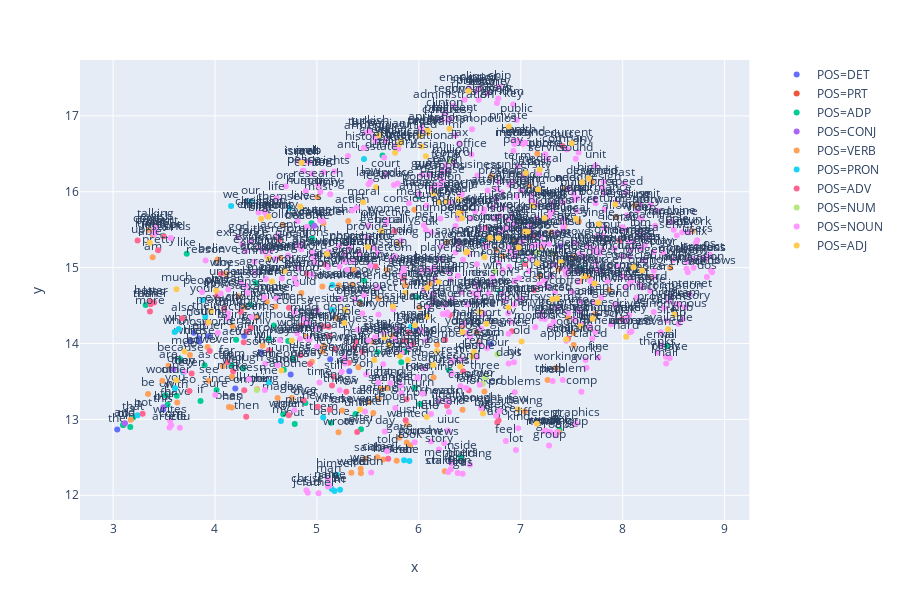

The notebook cell saved with this chart:
### Code cell
view_2D(umap_lsa)

### Figure 1 — Plotly figure (JSON) as saved in the notebook; plotly's stock layout.template omitted (floating-point values rounded to 4 significant figures; data arrays with more than 128 entries replaced by an {"elided": "..."} marker saying what was removed)
{"data": [{"hoverlabel": {"namelength": 0}, "hovertemplate": "POS=DET<br>x=%{x}<br>y=%{y}<br>Word=%{text}", "legendgroup": "POS=DET", "marker": {"color": "#636efa", "symbol": "circle"}, "mode": "markers+text", "name": "POS=DET", "showlegend": true, "text": ["the", "this", "an", "all", "no", "any", "some", "which", "these", "those", "both", "another", "each", "every", "either", "whatever"], "textposition": "top center", "type": "scatter", "x": [3.041, 3.492, 4.286, 4.199, 3.842, 5.318, 4.452, 3.758, 3.846, 3.791, 5.971, 4.743, 6.707, 5.13, 3.936, 5.388], "xaxis": "x", "y": [12.87, 13.13, 14.1, 13.41, 14.07, 13.64, 13.88, 14.03, 14.02, 14.14, 14.2, 13.59, 14.0, 13.79, 14.09, 14.94], "yaxis": "y"}, {"hoverlabel": {"namelength": 0}, "hovertemplate": "POS=PRT<br>x=%{x}<br>y=%{y}<br>Word=%{text}", "legendgroup": "POS=PRT", "marker": {"color": "#EF553B", "symbol": "circle"}, "mode": "markers+text", "name": "POS=PRT", "showlegend": true, "text": ["to"], "textposition": "top center", "type": "scatter", "x": [3.1], "xaxis": "x", "y": [12.93], "yaxis": "y"}, {"hoverlabel": {"namelength": 0}, "hovertemplate": "POS=ADP<br>x=%{x}<br>y=%{y}<br>Word=%{text}", "legendgroup": "POS=ADP", "marker": {"color": "#00cc96", "symbol": "circle"}, "mode": "markers+text", "name": "POS=ADP", "showlegend": true, "text": ["of", "in", "that", "for", "on", "with", "as", "if", "from", "by", "at", "about", "out", "like", "than", "because", "into", "over", "after", "off", "since", "before", "while", "without", "through", "under", "between", "around", "against", "though", "above", "whether", "during", "until", "although", "unless", "per", "within", "except", "among", "via", "upon", "near", "behind", "along", "outside", "below", "inside"], "textposition": "top center", "type": "scatter", "x": [3.097, 3.169, 3.196, 3.535, 3.514, 3.624, 3.898, 3.858, 4.161, 4.207, 4.719, 4.676, 4.782, 3.723, 3.319, 3.66, 4.346, 4.887, 5.433, 6.012, 4.016, 5.139, 4.669, 4.577, 4.53, 6.796, 5.42, 5.827, 4.948, 4.278, 5.464, 4.401, 5.644, 5.379, 5.595, 4.763, 7.38, 5.984, 3.489, 5.996, 8.433, 4.956, 7.028, 5.962, 5.864, 6.295, 7.596, 6.412], "xaxis": "x", "y": [12.93, 12.9, 13.03, 13.19, 13.32, 13.31, 13.71, 13.24, 13.72, 14.05, 14.03, 13.65, 12.94, 15.18, 14.51, 13.79, 14.51, 13.22, 12.87, 13.2, 13.39, 12.96, 13.07, 14.24, 14.07, 14.68, 14.55, 13.75, 15.58, 13.67, 14.83, 14.8, 16.48, 13.07, 13.89, 13.8, 12.86, 14.61, 15.42, 15.94, 13.97, 15.38, 15.06, 13.42, 13.9, 13.65, 14.99, 12.5], "yaxis": "y"}, {"hoverlabel": {"namelength": 0}, "hovertemplate": "POS=CONJ<br>x=%{x}<br>y=%{y}<br>Word=%{text}", "legendgroup": "POS=CONJ", "marker": {"color": "#ab63fa", "symbol": "circle"}, "mode": "markers+text", "name": "POS=CONJ", "showlegend": true, "text": ["and", "or", "but", "plus", "nor"], "textposition": "top center", "type": "scatter", "x": [3.117, 3.592, 3.494, 7.39, 4.974], "xaxis": "x", "y": [12.95, 13.66, 13.16, 15.29, 15.55], "yaxis": "y"}, {"hoverlabel": {"namelength": 0}, "hovertemplate": "POS=VERB<br>x=%{x}<br>y=%{y}<br>Word=%{text}", "legendgroup": "POS=VERB", "marker": {"color": "#FFA15A", "symbol": "circle"}, "mode": "markers+text", "name": "POS=VERB", "showlegend": true, "text": ["is", "be", "are", "have", "was", "can", "will", "would", "do", "has", "were", "know", "get", "had", "been", "does", "should", "could", "am", "may", "see", "make", "say", "used", "being", "said", "did", "go", "going", "believe", "using", "find", "take", "must", "might", "made", "got", "let", "come", "give", "seems", "run", "says", "ca", "called", "based", "done", "having", "keep", "following", "doing", "looking", "seen", "trying", "wrote", "given", "getting", "makes", "remember", "running", "came", "saying", "went", "buy", "including", "comes", "working", "posting", "started", "known", "tried", "consider", "making", "took", "talking", "killed", "asked", "goes", "taken", "posted", "wanted", "written", "happened", "interesting", "gets", "assume", "add", "includes", "lost", "coming", "considered", "happen", "allow", "taking", "mentioned", "expect", "thinking", "needed", "according", "involved", "appreciated", "included", "leave", "save", "follow", "deleted", "created", "shall", "asking", "required", "wants", "looked", "takes", "appears", "gave", "designed"], "textposition": "top center", "type": "scatter", "x": [3.173, 3.343, 3.543, 3.63, 5.429, 4.077, 4.467, 3.484, 3.754, 4.165, 5.338, 4.413, 4.95, 5.651, 4.137, 4.109, 4.288, 4.847, 3.388, 3.927, 3.939, 4.168, 4.23, 7.184, 4.173, 5.473, 5.432, 5.409, 5.687, 4.025, 8.12, 6.431, 5.249, 5.007, 5.364, 4.615, 5.881, 5.056, 3.352, 4.754, 4.404, 8.685, 6.281, 6.71, 6.007, 5.421, 5.197, 7.039, 5.067, 7.869, 4.894, 7.517, 5.635, 3.39, 5.212, 4.592, 5.608, 4.509, 6.179, 8.466, 5.593, 4.638, 5.783, 7.571, 7.584, 7.73, 7.346, 5.797, 6.255, 5.054, 7.263, 5.063, 7.374, 5.914, 3.42, 6.417, 5.346, 5.543, 5.553, 7.465, 5.885, 7.52, 6.429, 5.683, 6.59, 5.215, 7.442, 7.671, 7.681, 6.145, 5.956, 6.567, 7.937, 5.511, 7.299, 5.604, 6.937, 7.085, 6.759, 6.107, 7.519, 7.334, 6.822, 7.428, 4.668, 5.868, 6.66, 5.308, 7.369, 7.162, 7.203, 6.643, 5.741, 8.281, 5.809, 7.697], "xaxis": "x", "y": [12.99, 13.33, 13.71, 13.22, 12.35, 13.7, 13.97, 13.51, 13.85, 13.16, 12.3, 13.4, 13.76, 12.47, 13.16, 14.92, 14.48, 14.67, 15.14, 13.95, 13.51, 13.57, 14.62, 14.88, 14.23, 12.48, 12.29, 13.69, 13.41, 15.11, 15.82, 14.23, 13.12, 15.93, 14.97, 13.28, 12.7, 13.89, 15.5, 13.28, 14.34, 15.48, 15.34, 16.2, 14.48, 14.53, 14.33, 13.1, 13.97, 14.7, 14.09, 14.14, 13.4, 15.43, 12.83, 14.49, 13.27, 14.55, 13.99, 15.0, 12.5, 15.13, 12.46, 15.61, 14.82, 14.39, 13.68, 15.32, 12.32, 14.75, 13.52, 15.59, 12.83, 12.66, 15.56, 15.74, 14.77, 14.02, 13.09, 14.34, 12.93, 15.14, 13.13, 14.97, 14.01, 14.77, 16.04, 14.87, 14.21, 13.55, 15.76, 14.15, 15.67, 13.23, 15.47, 14.59, 15.36, 16.08, 15.24, 14.78, 13.98, 15.18, 15.16, 15.55, 15.56, 14.77, 15.37, 15.61, 14.98, 16.5, 15.28, 13.37, 14.1, 14.87, 12.76, 16.14], "yaxis": "y"}, {"hoverlabel": {"namelength": 0}, "hovertemplate": "POS=PRON<br>x=%{x}<br>y=%{y}<br>Word=%{text}", "legendgroup": "POS=PRON", "marker": {"color": "#19d3f3", "symbol": "circle"}, "mode": "markers+text", "name": "POS=PRON", "showlegend": true, "text": ["it", "you", "they", "what", "my", "we", "he", "your", "me", "who", "their", "them", "his", "us", "our", "its", "him", "she", "her", "themselves", "itself", "myself", "himself", "yourself"], "textposition": "top center", "type": "scatter", "x": [3.24, 3.608, 3.689, 3.644, 4.647, 4.158, 5.227, 3.877, 4.529, 3.604, 3.904, 5.061, 5.145, 5.462, 4.35, 5.151, 5.172, 5.907, 5.855, 4.731, 5.151, 5.923, 5.196, 6.631], "xaxis": "x", "y": [13.06, 13.41, 13.62, 14.19, 12.98, 15.81, 12.07, 14.57, 13.49, 14.15, 14.35, 13.03, 12.08, 16.43, 15.87, 14.45, 12.05, 12.45, 12.46, 15.79, 14.77, 14.22, 12.27, 15.36], "yaxis": "y"}, {"hoverlabel": {"namelength": 0}, "hovertemplate": "POS=ADV<br>x=%{x}<br>y=%{y}<br>Word=%{text}", "legendgroup": "POS=ADV", "marker": {"color": "#FF6692", "symbol": "circle"}, "mode": "markers+text", "name": "POS=ADV", "showlegend": true, "text": ["not", "there", "so", "more", "when", "just", "up", "only", "how", "also", "then", "well", "very", "even", "now", "why", "first", "here", "where", "too", "really", "back", "still", "better", "never", "down", "long", "however", "probably", "again", "enough", "far", "actually", "rather", "else", "less", "maybe", "always", "quite", "yet", "away", "ever", "already", "once", "ago", "perhaps", "pretty", "often", "simply", "almost", "later", "instead", "certainly", "anyway", "usually", "exactly", "thus", "especially", "therefore", "early", "recently", "sometimes", "soon", "further", "together", "close", "currently", "otherwise", "clearly", "completely", "easily", "indeed", "finally"], "textposition": "top center", "type": "scatter", "x": [3.29, 4.531, 3.75, 3.362, 5.125, 5.87, 3.241, 4.287, 4.021, 3.678, 4.306, 4.178, 5.064, 3.771, 5.289, 4.058, 6.434, 5.385, 6.782, 4.352, 5.367, 5.699, 5.163, 3.368, 5.009, 5.88, 5.148, 3.949, 5.119, 4.724, 5.116, 4.122, 4.282, 3.367, 4.839, 3.403, 3.496, 4.932, 4.841, 5.313, 5.395, 5.899, 5.941, 4.872, 6.77, 4.901, 3.442, 4.726, 4.253, 5.445, 6.489, 5.85, 4.309, 5.18, 5.763, 4.089, 7.408, 5.858, 4.629, 7.041, 7.463, 7.968, 6.657, 5.575, 6.914, 6.259, 7.992, 7.109, 5.416, 6.305, 7.134, 5.079, 6.276], "xaxis": "x", "y": [13.08, 13.91, 13.37, 14.42, 13.13, 12.99, 15.36, 13.38, 14.63, 14.33, 13.03, 13.64, 14.23, 13.61, 13.37, 14.92, 13.63, 14.02, 12.99, 14.2, 13.95, 12.48, 13.56, 14.55, 13.17, 13.26, 13.45, 13.9, 14.1, 13.05, 14.22, 13.76, 14.02, 14.52, 13.84, 14.54, 15.41, 13.73, 14.24, 13.75, 12.84, 14.15, 13.99, 13.25, 12.96, 14.92, 15.23, 14.47, 14.42, 13.89, 13.39, 14.85, 14.16, 13.93, 15.48, 14.46, 16.6, 14.04, 15.37, 15.05, 14.06, 15.36, 15.53, 15.02, 14.16, 14.05, 14.32, 15.42, 15.2, 14.37, 14.71, 15.04, 13.18], "yaxis": "y"}, {"hoverlabel": {"namelength": 0}, "hovertemplate": "POS=NUM<br>x=%{x}<br>y=%{y}<br>Word=%{text}", "legendgroup": "POS=NUM", "marker": {"color": "#B6E880", "symbol": "circle"}, "mode": "markers+text", "name": "POS=NUM", "showlegend": true, "text": ["one", "two", "three", "34u", "1d9", "0t", "four", "3t", "2di", "million"], "textposition": "top center", "type": "scatter", "x": [4.41, 6.626, 6.652, 6.97, 7.164, 7.301, 6.771, 6.751, 6.962, 6.306], "xaxis": "x", "y": [13.39, 13.47, 13.56, 15.62, 15.2, 15.2, 13.86, 14.96, 15.21, 16.4], "yaxis": "y"}, {"hoverlabel": {"namelength": 0}, "hovertemplate": "POS=NOUN<br>x=%{x}<br>y=%{y}<br>Word=%{text}", "legendgroup": "POS=NOUN", "marker": {"color": "#FF97FF", "symbol": "circle"}, "mode": "markers+text", "name": "POS=NOUN", "showlegend": true, "text": {"elided": "537 str values"}, "textposition": "top center", "type": "scatter", "x": {"elided": "537 float values"}, "xaxis": "x", "y": {"elided": "537 float values"}, "yaxis": "y"}, {"hoverlabel": {"namelength": 0}, "hovertemplate": "POS=ADJ<br>x=%{x}<br>y=%{y}<br>Word=%{text}", "legendgroup": "POS=ADJ", "marker": {"color": "#FECB52", "symbol": "circle"}, "mode": "markers+text", "name": "POS=ADJ", "showlegend": true, "text": ["other", "good", "new", "much", "many", "most", "such", "same", "last", "own", "available", "few", "little", "true", "best", "least", "different", "second", "great", "possible", "high", "hard", "real", "old", "wrong", "able", "next", "free", "several", "bad", "general", "big", "current", "american", "local", "large", "small", "whole", "national", "bible", "full", "open", "interested", "important", "live", "armenian", "original", "low", "israeli", "similar", "single", "certain", "likely", "nice", "white", "clear", "third", "major", "common", "short", "particular", "private", "black", "military", "easy", "strong", "dead", "due", "anonymous", "special", "religious", "legal", "personal", "united", "specific", "previous", "necessary", "total", "young", "moral", "federal", "various", "main", "political", "related", "red", "medical", "willing", "serial", "average", "serious", "higher", "complete", "basic", "final", "russian", "normal", "international", "commercial", "individual", "scientific"], "textposition": "top center", "type": "scatter", "x": [3.621, 5.812, 7.044, 3.622, 3.961, 3.702, 3.936, 4.652, 6.526, 4.012, 8.446, 6.973, 6.077, 4.523, 7.356, 5.28, 7.157, 6.406, 5.892, 5.747, 7.666, 8.035, 4.754, 7.008, 4.681, 3.36, 6.142, 6.082, 5.423, 6.178, 5.631, 6.629, 7.5, 5.806, 7.542, 6.086, 5.962, 5.27, 6.301, 4.453, 7.584, 8.191, 7.621, 5.564, 4.837, 5.608, 7.759, 7.602, 4.851, 7.447, 7.766, 5.871, 6.196, 5.706, 6.088, 4.559, 6.644, 6.475, 7.17, 6.663, 6.878, 6.883, 6.193, 5.766, 7.066, 6.487, 6.425, 6.597, 8.507, 8.107, 4.524, 5.582, 5.099, 6.01, 7.234, 6.782, 6.147, 6.391, 6.428, 5.453, 6.09, 7.705, 6.979, 5.827, 7.311, 6.541, 7.185, 7.394, 7.926, 6.465, 5.663, 6.266, 7.724, 7.05, 6.701, 6.069, 7.161, 6.028, 7.117, 6.39, 5.499], "xaxis": "x", "y": [13.51, 13.84, 15.47, 14.72, 14.43, 13.89, 14.28, 13.65, 13.83, 14.7, 14.19, 13.13, 13.03, 15.13, 14.6, 14.44, 12.94, 13.7, 13.78, 14.49, 16.18, 14.09, 14.04, 14.03, 14.96, 15.33, 13.72, 14.74, 13.13, 13.9, 15.48, 13.08, 16.64, 16.63, 15.64, 14.35, 14.24, 14.27, 16.83, 15.64, 14.23, 14.96, 14.89, 13.78, 15.81, 16.75, 14.54, 16.12, 16.38, 14.05, 15.57, 14.67, 15.86, 13.98, 16.81, 14.82, 15.14, 15.21, 16.03, 14.26, 14.47, 16.86, 14.81, 16.51, 15.47, 17.33, 15.65, 14.42, 14.38, 15.01, 15.67, 16.06, 15.18, 16.74, 15.65, 15.39, 15.98, 15.9, 14.15, 15.86, 16.77, 14.33, 15.27, 16.66, 14.58, 13.89, 16.29, 15.07, 15.83, 15.2, 14.08, 15.88, 14.79, 16.25, 15.39, 16.47, 15.06, 16.6, 15.81, 15.72, 15.27], "yaxis": "y"}], "layout": {"height": 600, "legend": {"tracegroupgap": 0}, "margin": {"t": 60}, "xaxis": {"anchor": "y", "domain": [0, 0.98], "title": {"text": "x"}}, "yaxis": {"anchor": "x", "domain": [0, 1], "title": {"text": "y"}}}}
